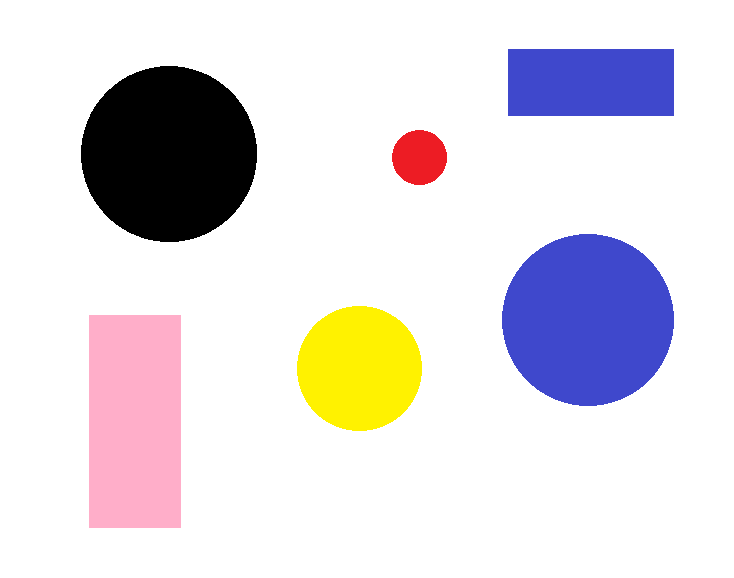
#> input picture oblici.png, 734 x 578 px, found by its file name
$ python zadatak3.py
#> lines starting #> are read from the running program, lines starting #| are printed output that depends on the picture; after the words box and inside, x2 and y2 are one past the last pixel; in counts of white or black regions, pixels touching at a corner belong together
import cv2
import numpy as np

img=cv2.imread('oblici.png')
#> img is the input picture: shape (578, 734, 3); mean B, G, R 225.2, 220.2, 224.8
img_grey=cv2.cvtColor(img,cv2.COLOR_BGR2GRAY)
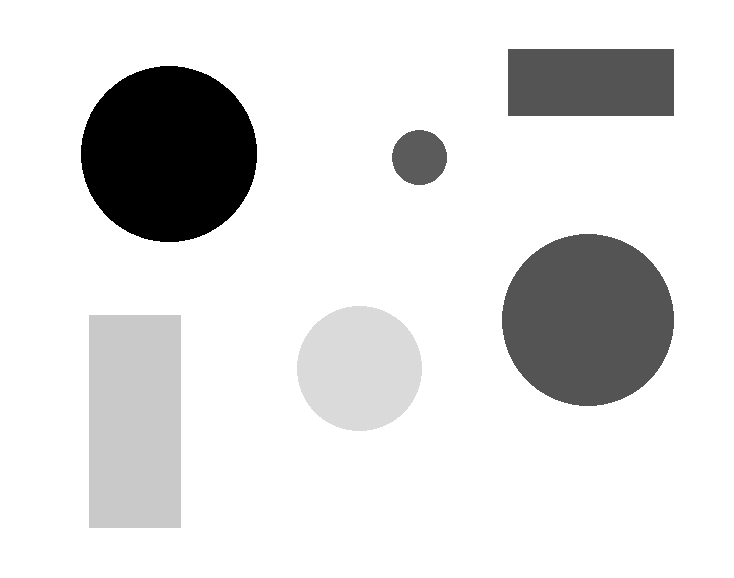
#> img_grey: shape (578, 734); min 0, max 255, mean 222.1
circles=cv2.HoughCircles(img_grey,cv2.HOUGH_GRADIENT,1,minDist=100,param1=200,param2=20)
#> circles = [[168.5, 153.5, 88.3], [587.5, 319.5, 86.3], [357.5, 368.5, 61.9], [418.5, 156.5, 27.1]]

circles=circles.squeeze()
circles=circles.astype(np.uint16)
#> circles = [[168, 153, 88], [587, 319, 86], [357, 368, 61], [418, 156, 27]]
for circle in circles:
    cv2.circle(img,(circle[0],circle[1]),circle[2],(0,255,0),thickness=3)
#> this loop made 4 passes
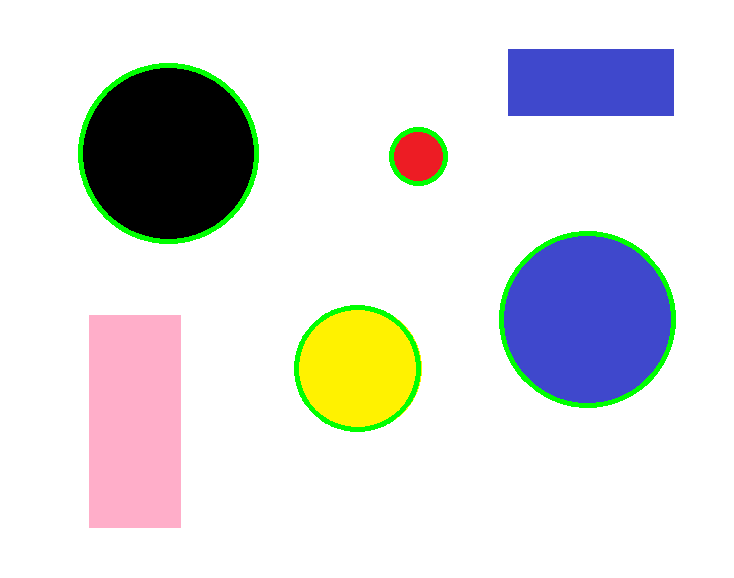
#> img: shape (578, 734, 3); 1.95% of pixels changed, all inside (x1, y1, x2, y2) = (78, 63, 676, 432)

cv2.imshow("Circles",img)
cv2.waitKey()
cv2.destroyAllWindows()
